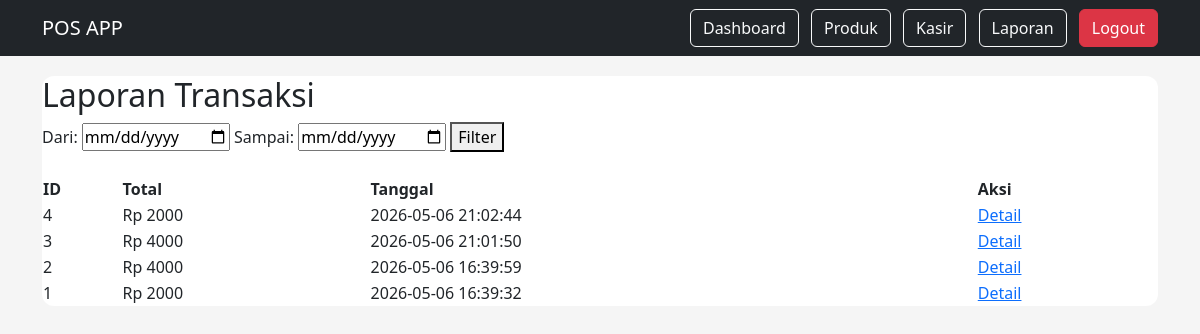
The app's page /laporan (signed in), older data.
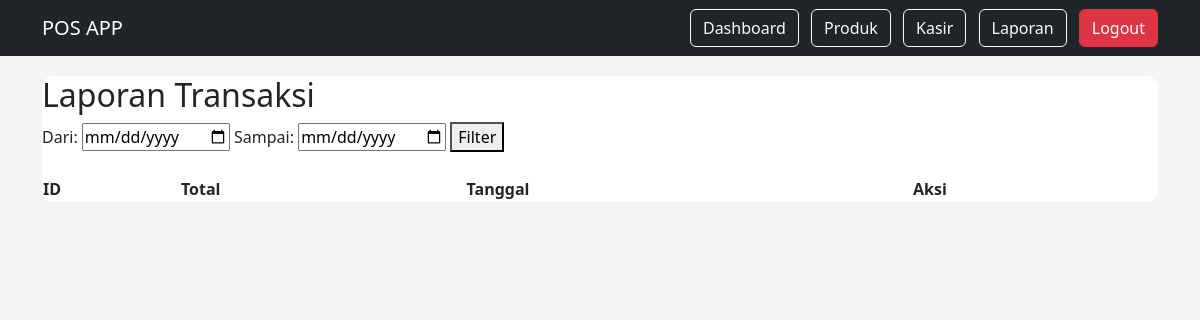
The same page, newer data.
### tables this page shows
CREATE TABLE transactions (

        id INTEGER PRIMARY KEY AUTOINCREMENT,

        total INTEGER,

        created_at TIMESTAMP DEFAULT CURRENT_TIMESTAMP

    );

### app.py (the view)
@app.route("/laporan")
def laporan():
    if not is_logged_in():
        return redirect("/login")
    start = request.args.get("start")
    end = request.args.get("end")
    db = get_db()
    if start and end:
        transactions = db.execute("""
            SELECT *
            FROM transactions

            WHERE date(created_at)
            BETWEEN ? AND ?

            ORDER BY created_at DESC
        """, (
            start,
            end
        )).fetchall()
    else:
        transactions = db.execute("""
            SELECT *
            FROM transactions

            ORDER BY created_at DESC
        """).fetchall()
    return render_template(
        "laporan.html",
        transactions=transactions
    )

### app.py (called while the page is built)
def get_db():
    conn = sqlite3.connect("database.db")
    conn.row_factory = sqlite3.Row
    return conn

def is_logged_in():
    return "user" in session

### templates/laporan.html
{% extends "base.html" %}
{% block content %}
<div class="card">
<h2>Laporan Transaksi</h2>
<form method="GET">
    Dari: <input type="date" name="start">
    Sampai: <input type="date" name="end">
    <button type="submit">Filter</button>
</form>
<br>
<table>
<tr>
    <th>ID</th>
    <th>Total</th>
    <th>Tanggal</th>
    <th>Aksi</th>
</tr>
{% for t in transactions %}
<tr>
    <td>{{t.id}}</td>
    <td>Rp {{t.total}}</td>
    <td>{{t.created_at}}</td>
    <td><a href="/transaksi/{{t.id}}">Detail</a></td>
</tr>
{% endfor %}
</table>
</div>
{% endblock %}

### templates/base.html (shortened to what this page needs)
<!DOCTYPE html>
<html lang="en">
<head>
<link
href="https://cdn.jsdelivr.net/npm/bootstrap@5.3.3/dist/css/bootstrap.min.css"
rel="stylesheet"
>
</head>
<body>
<nav class="navbar navbar-expand-lg navbar-dark bg-dark">
<div class="container">
<a class="navbar-brand" href="/">
    POS APP
</a>
<div>
<a class="btn btn-outline-light me-2" href="/">
    Dashboard
</a>
<a class="btn btn-outline-light me-2" href="/produk">
    Produk
</a>
<a class="btn btn-outline-light me-2" href="/kasir">
    Kasir
</a>
<a class="btn btn-outline-light me-2" href="/laporan">
    Laporan
</a>
<a class="btn btn-danger" href="/logout">
    Logout
</a>
</div>
</div>
</nav>
<div class="container">
{% block content %}
{% endblock %}
</div>
</body>
</html>

### templates/base.html (style rules this page uses)
body { background:#f5f5f5; }
.navbar { margin-bottom:20px; }
.card { border:none; border-radius:12px; }

Row changes from the older to the newer data that the page shows:
removed transactions: id "4", total "2000", created_at "2026-05-06 21:02:44"
removed transactions: id "3", total "4000", created_at "2026-05-06 21:01:50"
removed transactions: id "2", total "4000", created_at "2026-05-06 16:39:59"
removed transactions: id "1", total "2000", created_at "2026-05-06 16:39:32"
